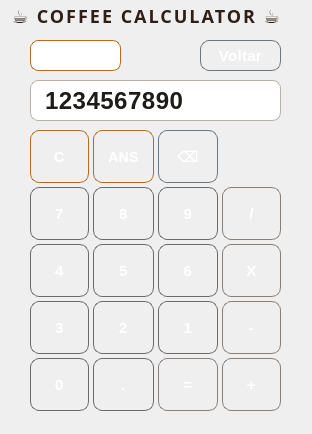
<?xml version="1.0" encoding="UTF-8"?>
<ui version="4.0">
 <class>Dialog</class>
 <widget class="QDialog" name="Dialog">
  <property name="geometry">
   <rect>
    <x>0</x>
    <y>0</y>
    <width>312</width>
    <height>434</height>
   </rect>
  </property>
  <property name="windowTitle">
   <string>Dialog</string>
  </property>
  <property name="styleSheet">
   <string notr="true">QWidget {
    background-color: qlineargradient(
        x1: 0, y1: 0,
        x2: 0, y2: 1,
        stop: 0 #f3e7d3,   /* milk foam */
        stop: 1 #d9c3a5    /* latte base */
    );
}</string>
  </property>
  <widget class="QPushButton" name="pushButtonVoltar">
   <property name="geometry">
    <rect>
     <x>200</x>
     <y>40</y>
     <width>81</width>
     <height>31</height>
    </rect>
   </property>
   <property name="styleSheet">
    <string notr="true">QPushButton {

    background-color: qlineargradient(
        x1: 0, y1: 0,
        x2: 0, y2: 1,
        stop: 0 #7f8a95,   /* soft steel highlight */
        stop: 1 #4f5963    /* deep cool gray */
    );

    color: #ffffff;

    border: 1px solid #6a7682;

    border-radius: 9px;

    padding: 8px 14px;

    font-family: &quot;Montserrat&quot;, &quot;Segoe UI Variable&quot;, &quot;Segoe UI&quot;;
    font-size: 15px;
    font-weight: 600;

    letter-spacing: 0.3px;
}

QPushButton:hover {

    background-color: qlineargradient(
        x1: 0, y1: 0,
        x2: 0, y2: 1,
        stop: 0 #8d98a3,
        stop: 1 #5a6671
    );

    border: 1px solid #7b8793;
}

QPushButton:pressed {

    background-color: #3e4750;

    border: 1px solid #9aa6b2;

    padding-top: 9px;
    padding-left: 15px;
}</string>
   </property>
   <property name="text">
    <string>Voltar</string>
   </property>
  </widget>
  <widget class="QLineEdit" name="lineTextNormal">
   <property name="enabled">
    <bool>false</bool>
   </property>
   <property name="geometry">
    <rect>
     <x>30</x>
     <y>40</y>
     <width>91</width>
     <height>31</height>
    </rect>
   </property>
   <property name="font">
    <font>
     <family>Montserrat</family>
     <pointsize>-1</pointsize>
     <weight>75</weight>
     <bold>true</bold>
    </font>
   </property>
   <property name="layoutDirection">
    <enum>Qt::LeftToRight</enum>
   </property>
   <property name="styleSheet">
    <string notr="true">QLineEdit {

    background-color: qlineargradient(
        x1: 0, y1: 0,
        x2: 0, y2: 1,
        stop: 0 #d07a2f,
        stop: 1 #9b4f16
    );

    color: #ffffff;

    border: 1px solid #b86a22;

    border-radius: 8px;

    padding: 6px 10px;

     font-family: &quot;Montserrat&quot;, &quot;Segoe UI Variable&quot;, &quot;Segoe UI&quot;;
    font-size: 15px;
    font-weight: 600;

    letter-spacing: 1.2px;

    qproperty-alignment: 'AlignCenter';
}</string>
   </property>
   <property name="text">
    <string>Normal</string>
   </property>
   <property name="readOnly">
    <bool>false</bool>
   </property>
  </widget>
  <widget class="QLineEdit" name="displayUser">
   <property name="geometry">
    <rect>
     <x>30</x>
     <y>80</y>
     <width>251</width>
     <height>41</height>
    </rect>
   </property>
   <property name="styleSheet">
    <string notr="true">QLineEdit {

    background-color: qlineargradient(
        x1: 0, y1: 0,
        x2: 0, y2: 1,
        stop: 0 #e6e2dc,   /* warm light gray */
        stop: 1 #d2ccc4    /* slightly deeper warm gray */
    );

    color: #1e1b18;      /* dark warm charcoal */

    border: 1px solid #b8b1a8;

    border-radius: 8px;

    padding: 10px 12px;

    font-family: &quot;Consolas&quot;;
    font-size: 24px;
    font-weight: 500;

    letter-spacing: 0.5px;

    qproperty-alignment: 'AlignRight | AlignVCenter';
}</string>
   </property>
   <property name="text">
    <string>1234567890</string>
   </property>
   <property name="readOnly">
    <bool>true</bool>
   </property>
  </widget>
  <widget class="QWidget" name="gridLayoutWidget">
   <property name="geometry">
    <rect>
     <x>30</x>
     <y>130</y>
     <width>251</width>
     <height>281</height>
    </rect>
   </property>
   <layout class="QGridLayout" name="gridLayout" rowstretch="1,1,1,1,1" columnstretch="1,1,1,1" rowminimumheight="1,1,1,1,1">
    <property name="sizeConstraint">
     <enum>QLayout::SetDefaultConstraint</enum>
    </property>
    <property name="rightMargin">
     <number>0</number>
    </property>
    <property name="bottomMargin">
     <number>0</number>
    </property>
    <property name="spacing">
     <number>4</number>
    </property>
    <item row="1" column="1">
     <widget class="QPushButton" name="pushButtonDigito8">
      <property name="sizePolicy">
       <sizepolicy hsizetype="Expanding" vsizetype="Expanding">
        <horstretch>0</horstretch>
        <verstretch>0</verstretch>
       </sizepolicy>
      </property>
      <property name="styleSheet">
       <string notr="true">QPushButton {

    background-color: qlineargradient(
        x1: 0, y1: 0,
        x2: 0, y2: 1,
        stop: 0 #505050,
        stop: 1 #2a2a2a
    );

    color: #ffffff;   /* pure white */

    border: 1px solid #6a6a6a;
    border-radius: 9px;

    padding: 8px 14px;

    font-family: &quot;Segoe UI&quot;;
    font-size: 15px;
    font-weight: 500;

    letter-spacing: 0.4px;
}</string>
      </property>
      <property name="text">
       <string>8</string>
      </property>
     </widget>
    </item>
    <item row="1" column="2">
     <widget class="QPushButton" name="pushButtonDigito9">
      <property name="sizePolicy">
       <sizepolicy hsizetype="Expanding" vsizetype="Expanding">
        <horstretch>0</horstretch>
        <verstretch>0</verstretch>
       </sizepolicy>
      </property>
      <property name="styleSheet">
       <string notr="true">QPushButton {

    background-color: qlineargradient(
        x1: 0, y1: 0,
        x2: 0, y2: 1,
        stop: 0 #505050,
        stop: 1 #2a2a2a
    );

    color: #ffffff;   /* pure white */

    border: 1px solid #6a6a6a;
    border-radius: 9px;

    padding: 8px 14px;

    font-family: &quot;Segoe UI&quot;;
    font-size: 15px;
    font-weight: 500;

    letter-spacing: 0.4px;
}</string>
      </property>
      <property name="text">
       <string>9</string>
      </property>
     </widget>
    </item>
    <item row="2" column="3">
     <widget class="QPushButton" name="pushButtonOP_MUL">
      <property name="sizePolicy">
       <sizepolicy hsizetype="Expanding" vsizetype="Expanding">
        <horstretch>0</horstretch>
        <verstretch>0</verstretch>
       </sizepolicy>
      </property>
      <property name="styleSheet">
       <string notr="true">QPushButton {

    background-color: qlineargradient(
        x1: 0, y1: 0,
        x2: 0, y2: 1,
        stop: 0 #7a6f66,   /* warm gray-brown highlight */
        stop: 1 #4b423c    /* darker warm base */
    );

    color: #ffffff;

    border: 1px solid #8a7f76;

    border-radius: 9px;

    padding: 8px 14px;

    font-family: &quot;Segoe UI&quot;;
    font-size: 15px;
    font-weight: 600;

    letter-spacing: 0.3px;
}

QPushButton:hover {

    background-color: qlineargradient(
        x1: 0, y1: 0,
        x2: 0, y2: 1,
        stop: 0 #8a7f75,
        stop: 1 #5a4f47
    );

    border: 1px solid #9b8f85;
}

QPushButton:pressed {

    background-color: #3e3530;

    border: 1px solid #b8a89b;

    padding-top: 9px;
    padding-left: 15px;
}</string>
      </property>
      <property name="text">
       <string>X</string>
      </property>
     </widget>
    </item>
    <item row="4" column="1">
     <widget class="QPushButton" name="pushButtonDOT">
      <property name="sizePolicy">
       <sizepolicy hsizetype="Expanding" vsizetype="Expanding">
        <horstretch>0</horstretch>
        <verstretch>0</verstretch>
       </sizepolicy>
      </property>
      <property name="styleSheet">
       <string notr="true">QPushButton {

    background-color: qlineargradient(
        x1: 0, y1: 0,
        x2: 0, y2: 1,
        stop: 0 #505050,
        stop: 1 #2a2a2a
    );

    color: #ffffff;   /* pure white */

    border: 1px solid #6a6a6a;
    border-radius: 9px;

    padding: 8px 14px;

    font-family: &quot;Segoe UI&quot;;
    font-size: 15px;
    font-weight: 500;

    letter-spacing: 0.4px;
}</string>
      </property>
      <property name="text">
       <string>.</string>
      </property>
     </widget>
    </item>
    <item row="3" column="0">
     <widget class="QPushButton" name="pushButtonDigito3">
      <property name="sizePolicy">
       <sizepolicy hsizetype="Expanding" vsizetype="Expanding">
        <horstretch>0</horstretch>
        <verstretch>0</verstretch>
       </sizepolicy>
      </property>
      <property name="styleSheet">
       <string notr="true">QPushButton {

    background-color: qlineargradient(
        x1: 0, y1: 0,
        x2: 0, y2: 1,
        stop: 0 #505050,
        stop: 1 #2a2a2a
    );

    color: #ffffff;   /* pure white */

    border: 1px solid #6a6a6a;
    border-radius: 9px;

    padding: 8px 14px;

    font-family: &quot;Segoe UI&quot;;
    font-size: 15px;
    font-weight: 500;

    letter-spacing: 0.4px;
}</string>
      </property>
      <property name="text">
       <string>3</string>
      </property>
     </widget>
    </item>
    <item row="3" column="2">
     <widget class="QPushButton" name="pushButtonDigito1">
      <property name="sizePolicy">
       <sizepolicy hsizetype="Expanding" vsizetype="Expanding">
        <horstretch>0</horstretch>
        <verstretch>0</verstretch>
       </sizepolicy>
      </property>
      <property name="styleSheet">
       <string notr="true">QPushButton {

    background-color: qlineargradient(
        x1: 0, y1: 0,
        x2: 0, y2: 1,
        stop: 0 #505050,
        stop: 1 #2a2a2a
    );

    color: #ffffff;   /* pure white */

    border: 1px solid #6a6a6a;
    border-radius: 9px;

    padding: 8px 14px;

    font-family: &quot;Segoe UI&quot;;
    font-size: 15px;
    font-weight: 500;

    letter-spacing: 0.4px;
}</string>
      </property>
      <property name="text">
       <string>1</string>
      </property>
     </widget>
    </item>
    <item row="2" column="1">
     <widget class="QPushButton" name="pushButtonDigito5">
      <property name="sizePolicy">
       <sizepolicy hsizetype="Expanding" vsizetype="Expanding">
        <horstretch>0</horstretch>
        <verstretch>0</verstretch>
       </sizepolicy>
      </property>
      <property name="styleSheet">
       <string notr="true">QPushButton {

    background-color: qlineargradient(
        x1: 0, y1: 0,
        x2: 0, y2: 1,
        stop: 0 #505050,
        stop: 1 #2a2a2a
    );

    color: #ffffff;   /* pure white */

    border: 1px solid #6a6a6a;
    border-radius: 9px;

    padding: 8px 14px;

    font-family: &quot;Segoe UI&quot;;
    font-size: 15px;
    font-weight: 500;

    letter-spacing: 0.4px;
}</string>
      </property>
      <property name="text">
       <string>5</string>
      </property>
     </widget>
    </item>
    <item row="3" column="1">
     <widget class="QPushButton" name="pushButtonDigito2">
      <property name="sizePolicy">
       <sizepolicy hsizetype="Expanding" vsizetype="Expanding">
        <horstretch>0</horstretch>
        <verstretch>0</verstretch>
       </sizepolicy>
      </property>
      <property name="styleSheet">
       <string notr="true">QPushButton {

    background-color: qlineargradient(
        x1: 0, y1: 0,
        x2: 0, y2: 1,
        stop: 0 #505050,
        stop: 1 #2a2a2a
    );

    color: #ffffff;   /* pure white */

    border: 1px solid #6a6a6a;
    border-radius: 9px;

    padding: 8px 14px;

    font-family: &quot;Segoe UI&quot;;
    font-size: 15px;
    font-weight: 500;

    letter-spacing: 0.4px;
}</string>
      </property>
      <property name="text">
       <string>2</string>
      </property>
     </widget>
    </item>
    <item row="4" column="2">
     <widget class="QPushButton" name="pushButtonOP_EQU">
      <property name="sizePolicy">
       <sizepolicy hsizetype="Expanding" vsizetype="Expanding">
        <horstretch>0</horstretch>
        <verstretch>0</verstretch>
       </sizepolicy>
      </property>
      <property name="styleSheet">
       <string notr="true">QPushButton {

    background-color: qlineargradient(
        x1: 0, y1: 0,
        x2: 0, y2: 1,
        stop: 0 #7a6f66,   /* warm gray-brown highlight */
        stop: 1 #4b423c    /* darker warm base */
    );

    color: #ffffff;

    border: 1px solid #8a7f76;

    border-radius: 9px;

    padding: 8px 14px;

    font-family: &quot;Segoe UI&quot;;
    font-size: 15px;
    font-weight: 600;

    letter-spacing: 0.3px;
}

QPushButton:hover {

    background-color: qlineargradient(
        x1: 0, y1: 0,
        x2: 0, y2: 1,
        stop: 0 #8a7f75,
        stop: 1 #5a4f47
    );

    border: 1px solid #9b8f85;
}

QPushButton:pressed {

    background-color: #3e3530;

    border: 1px solid #b8a89b;

    padding-top: 9px;
    padding-left: 15px;
}</string>
      </property>
      <property name="text">
       <string>=</string>
      </property>
     </widget>
    </item>
    <item row="4" column="3">
     <widget class="QPushButton" name="pushButtonOP_ADD">
      <property name="sizePolicy">
       <sizepolicy hsizetype="Expanding" vsizetype="Expanding">
        <horstretch>0</horstretch>
        <verstretch>0</verstretch>
       </sizepolicy>
      </property>
      <property name="styleSheet">
       <string notr="true">QPushButton {

    background-color: qlineargradient(
        x1: 0, y1: 0,
        x2: 0, y2: 1,
        stop: 0 #7a6f66,   /* warm gray-brown highlight */
        stop: 1 #4b423c    /* darker warm base */
    );

    color: #ffffff;

    border: 1px solid #8a7f76;

    border-radius: 9px;

    padding: 8px 14px;

    font-family: &quot;Segoe UI&quot;;
    font-size: 15px;
    font-weight: 600;

    letter-spacing: 0.3px;
}

QPushButton:hover {

    background-color: qlineargradient(
        x1: 0, y1: 0,
        x2: 0, y2: 1,
        stop: 0 #8a7f75,
        stop: 1 #5a4f47
    );

    border: 1px solid #9b8f85;
}

QPushButton:pressed {

    background-color: #3e3530;

    border: 1px solid #b8a89b;

    padding-top: 9px;
    padding-left: 15px;
}</string>
      </property>
      <property name="text">
       <string>+</string>
      </property>
     </widget>
    </item>
    <item row="2" column="0">
     <widget class="QPushButton" name="pushButtonDigito4">
      <property name="sizePolicy">
       <sizepolicy hsizetype="Expanding" vsizetype="Expanding">
        <horstretch>0</horstretch>
        <verstretch>0</verstretch>
       </sizepolicy>
      </property>
      <property name="styleSheet">
       <string notr="true">QPushButton {

    background-color: qlineargradient(
        x1: 0, y1: 0,
        x2: 0, y2: 1,
        stop: 0 #505050,
        stop: 1 #2a2a2a
    );

    color: #ffffff;   /* pure white */

    border: 1px solid #6a6a6a;
    border-radius: 9px;

    padding: 8px 14px;

    font-family: &quot;Segoe UI&quot;;
    font-size: 15px;
    font-weight: 500;

    letter-spacing: 0.4px;
}</string>
      </property>
      <property name="text">
       <string>4</string>
      </property>
     </widget>
    </item>
    <item row="1" column="0">
     <widget class="QPushButton" name="pushButtonDigito7">
      <property name="sizePolicy">
       <sizepolicy hsizetype="Expanding" vsizetype="Expanding">
        <horstretch>0</horstretch>
        <verstretch>0</verstretch>
       </sizepolicy>
      </property>
      <property name="styleSheet">
       <string notr="true">QPushButton {

    background-color: qlineargradient(
        x1: 0, y1: 0,
        x2: 0, y2: 1,
        stop: 0 #505050,
        stop: 1 #2a2a2a
    );

    color: #ffffff;   /* pure white */

    border: 1px solid #6a6a6a;
    border-radius: 9px;

    padding: 8px 14px;

    font-family: &quot;Segoe UI&quot;;
    font-size: 15px;
    font-weight: 500;

    letter-spacing: 0.4px;
}</string>
      </property>
      <property name="text">
       <string>7</string>
      </property>
     </widget>
    </item>
    <item row="2" column="2">
     <widget class="QPushButton" name="pushButtonDigito6">
      <property name="sizePolicy">
       <sizepolicy hsizetype="Expanding" vsizetype="Expanding">
        <horstretch>0</horstretch>
        <verstretch>0</verstretch>
       </sizepolicy>
      </property>
      <property name="styleSheet">
       <string notr="true">QPushButton {

    background-color: qlineargradient(
        x1: 0, y1: 0,
        x2: 0, y2: 1,
        stop: 0 #505050,
        stop: 1 #2a2a2a
    );

    color: #ffffff;   /* pure white */

    border: 1px solid #6a6a6a;
    border-radius: 9px;

    padding: 8px 14px;

    font-family: &quot;Segoe UI&quot;;
    font-size: 15px;
    font-weight: 500;

    letter-spacing: 0.4px;
}</string>
      </property>
      <property name="text">
       <string>6</string>
      </property>
     </widget>
    </item>
    <item row="4" column="0">
     <widget class="QPushButton" name="pushButtonDigito0">
      <property name="sizePolicy">
       <sizepolicy hsizetype="Expanding" vsizetype="Expanding">
        <horstretch>0</horstretch>
        <verstretch>0</verstretch>
       </sizepolicy>
      </property>
      <property name="styleSheet">
       <string notr="true">QPushButton {

    background-color: qlineargradient(
        x1: 0, y1: 0,
        x2: 0, y2: 1,
        stop: 0 #505050,
        stop: 1 #2a2a2a
    );

    color: #ffffff;   /* pure white */

    border: 1px solid #6a6a6a;
    border-radius: 9px;

    padding: 8px 14px;

    font-family: &quot;Segoe UI&quot;;
    font-size: 15px;
    font-weight: 500;

    letter-spacing: 0.4px;
}</string>
      </property>
      <property name="text">
       <string>0</string>
      </property>
     </widget>
    </item>
    <item row="3" column="3">
     <widget class="QPushButton" name="pushButtonOP_SUB">
      <property name="sizePolicy">
       <sizepolicy hsizetype="Expanding" vsizetype="Expanding">
        <horstretch>0</horstretch>
        <verstretch>0</verstretch>
       </sizepolicy>
      </property>
      <property name="styleSheet">
       <string notr="true">QPushButton {

    background-color: qlineargradient(
        x1: 0, y1: 0,
        x2: 0, y2: 1,
        stop: 0 #7a6f66,   /* warm gray-brown highlight */
        stop: 1 #4b423c    /* darker warm base */
    );

    color: #ffffff;

    border: 1px solid #8a7f76;

    border-radius: 9px;

    padding: 8px 14px;

    font-family: &quot;Segoe UI&quot;;
    font-size: 15px;
    font-weight: 600;

    letter-spacing: 0.3px;
}

QPushButton:hover {

    background-color: qlineargradient(
        x1: 0, y1: 0,
        x2: 0, y2: 1,
        stop: 0 #8a7f75,
        stop: 1 #5a4f47
    );

    border: 1px solid #9b8f85;
}

QPushButton:pressed {

    background-color: #3e3530;

    border: 1px solid #b8a89b;

    padding-top: 9px;
    padding-left: 15px;
}</string>
      </property>
      <property name="text">
       <string>-</string>
      </property>
     </widget>
    </item>
    <item row="1" column="3">
     <widget class="QPushButton" name="pushButtonOP_DIV">
      <property name="sizePolicy">
       <sizepolicy hsizetype="Expanding" vsizetype="Expanding">
        <horstretch>0</horstretch>
        <verstretch>0</verstretch>
       </sizepolicy>
      </property>
      <property name="styleSheet">
       <string notr="true">QPushButton {

    background-color: qlineargradient(
        x1: 0, y1: 0,
        x2: 0, y2: 1,
        stop: 0 #7a6f66,   /* warm gray-brown highlight */
        stop: 1 #4b423c    /* darker warm base */
    );

    color: #ffffff;

    border: 1px solid #8a7f76;

    border-radius: 9px;

    padding: 8px 14px;

    font-family: &quot;Segoe UI&quot;;
    font-size: 15px;
    font-weight: 600;

    letter-spacing: 0.3px;
}

QPushButton:hover {

    background-color: qlineargradient(
        x1: 0, y1: 0,
        x2: 0, y2: 1,
        stop: 0 #8a7f75,
        stop: 1 #5a4f47
    );

    border: 1px solid #9b8f85;
}

QPushButton:pressed {

    background-color: #3e3530;

    border: 1px solid #b8a89b;

    padding-top: 9px;
    padding-left: 15px;
}</string>
      </property>
      <property name="text">
       <string>/</string>
      </property>
     </widget>
    </item>
    <item row="0" column="0">
     <widget class="QPushButton" name="pushButtonClear">
      <property name="sizePolicy">
       <sizepolicy hsizetype="Expanding" vsizetype="Expanding">
        <horstretch>0</horstretch>
        <verstretch>0</verstretch>
       </sizepolicy>
      </property>
      <property name="styleSheet">
       <string notr="true">QPushButton {

    background-color: qlineargradient(
        x1: 0, y1: 0,
        x2: 0, y2: 1,
        stop: 0 #d07a2f,   /* warm orange highlight */
        stop: 1 #9b4f16    /* deep burnt orange */
    );

    color: #ffffff;

    border: 1px solid #b86a22;

    border-radius: 9px;

    padding: 8px 14px;

    font-family: &quot;Segoe UI Variable&quot;, &quot;Segoe UI&quot;;
    font-size: 15px;
    font-weight: 600;
    letter-spacing: 0.3px;
}

QPushButton:hover {

    background-color: qlineargradient(
        x1: 0, y1: 0,
        x2: 0, y2: 1,
        stop: 0 #e0893a,
        stop: 1 #a8561a
    );

    border: 1px solid #cc7a2a;
}

QPushButton:pressed {

    background-color: #7f3e10;

    border: 1px solid #f0a24a;

    padding-top: 9px;
    padding-left: 15px;
}</string>
      </property>
      <property name="text">
       <string>C</string>
      </property>
     </widget>
    </item>
    <item row="0" column="1">
     <widget class="QPushButton" name="pushButtonANS">
      <property name="sizePolicy">
       <sizepolicy hsizetype="Expanding" vsizetype="Expanding">
        <horstretch>0</horstretch>
        <verstretch>0</verstretch>
       </sizepolicy>
      </property>
      <property name="styleSheet">
       <string notr="true">QPushButton {

    background-color: qlineargradient(
        x1: 0, y1: 0,
        x2: 0, y2: 1,
        stop: 0 #d07a2f,   /* warm orange highlight */
        stop: 1 #9b4f16    /* deep burnt orange */
    );

    color: #ffffff;

    border: 1px solid #b86a22;

    border-radius: 9px;

    padding: 8px 14px;

    font-family: &quot;Segoe UI Variable&quot;, &quot;Segoe UI&quot;;
    font-size: 14px;
    font-weight: 600;
    letter-spacing: 0.3px;
}

QPushButton:hover {

    background-color: qlineargradient(
        x1: 0, y1: 0,
        x2: 0, y2: 1,
        stop: 0 #e0893a,
        stop: 1 #a8561a
    );

    border: 1px solid #cc7a2a;
}

QPushButton:pressed {

    background-color: #7f3e10;

    border: 1px solid #f0a24a;

    padding-top: 9px;
    padding-left: 15px;
}</string>
      </property>
      <property name="text">
       <string>ANS</string>
      </property>
     </widget>
    </item>
    <item row="0" column="2">
     <widget class="QPushButton" name="pushButtonBACK">
      <property name="sizePolicy">
       <sizepolicy hsizetype="Expanding" vsizetype="Expanding">
        <horstretch>0</horstretch>
        <verstretch>0</verstretch>
       </sizepolicy>
      </property>
      <property name="styleSheet">
       <string notr="true">QPushButton {

    background-color: qlineargradient(
        x1: 0, y1: 0,
        x2: 0, y2: 1,
        stop: 0 #7f8a95,
        stop: 1 #4f5963
    );

    color: #ffffff;

    border: 1px solid #6a7682;

    border-radius: 9px;

    padding: 8px 14px;

    font-family: &quot;Montserrat&quot;, &quot;Segoe UI Variable&quot;, &quot;Segoe UI&quot;;
    font-size: 15px;
    font-weight: 600;

    letter-spacing: 0.3px;
}

QPushButton:hover {

    background-color: qlineargradient(
        x1: 0, y1: 0,
        x2: 0, y2: 1,
        stop: 0 #8d98a3,
        stop: 1 #5a6671
    );

    border: 1px solid #7b8793;
}

QPushButton:pressed {

    background-color: #3e4750;

    border: 1px solid #9aa6b2;

    padding-top: 9px;
    padding-left: 15px;
}</string>
      </property>
      <property name="text">
       <string>⌫</string>
      </property>
     </widget>
    </item>
   </layout>
  </widget>
  <widget class="QLineEdit" name="lineTextTitle">
   <property name="geometry">
    <rect>
     <x>10</x>
     <y>0</y>
     <width>301</width>
     <height>31</height>
    </rect>
   </property>
   <property name="font">
    <font>
     <family>Montserrat</family>
     <pointsize>-1</pointsize>
     <weight>88</weight>
     <bold>true</bold>
    </font>
   </property>
   <property name="layoutDirection">
    <enum>Qt::LeftToRight</enum>
   </property>
   <property name="styleSheet">
    <string notr="true">QLineEdit {

    background-color: transparent;

    color: #2f1f17;   /* dark coffee text */

    border: none;

    padding: 4px 0px;

    font-family: &quot;Montserrat&quot;, &quot;Segoe UI Variable&quot;, &quot;Segoe UI&quot;;
    font-size: 18px;
    font-weight: 700;

    letter-spacing: 2px;

    qproperty-alignment: 'AlignCenter';
}</string>
   </property>
   <property name="text">
    <string>☕ COFFEE CALCULATOR ☕</string>
   </property>
   <property name="readOnly">
    <bool>false</bool>
   </property>
  </widget>
 </widget>
 <resources/>
 <connections/>
</ui>
